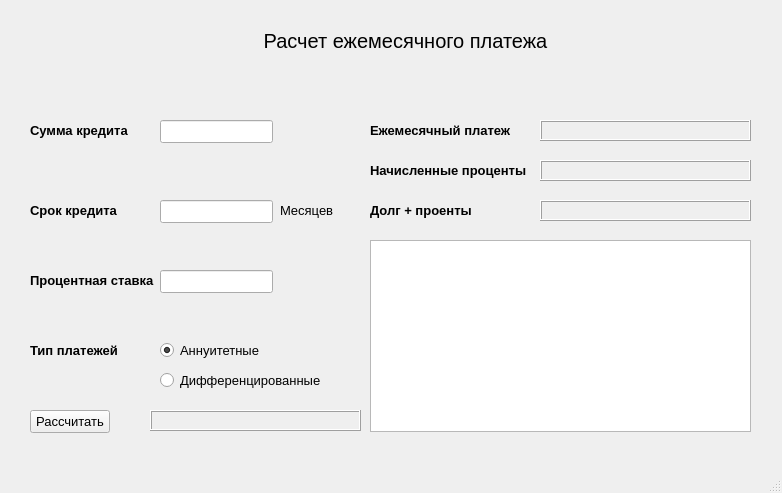
<?xml version="1.0" encoding="UTF-8"?>
<ui version="4.0">
 <class>creditwindow</class>
 <widget class="QMainWindow" name="creditwindow">
  <property name="geometry">
   <rect>
    <x>0</x>
    <y>0</y>
    <width>782</width>
    <height>493</height>
   </rect>
  </property>
  <property name="minimumSize">
   <size>
    <width>782</width>
    <height>493</height>
   </size>
  </property>
  <property name="maximumSize">
   <size>
    <width>782</width>
    <height>493</height>
   </size>
  </property>
  <property name="font">
   <font>
    <pointsize>10</pointsize>
   </font>
  </property>
  <property name="windowTitle">
   <string>CreditCalc</string>
  </property>
  <widget class="QWidget" name="centralwidget">
   <widget class="QLabel" name="label">
    <property name="geometry">
     <rect>
      <x>20</x>
      <y>10</y>
      <width>771</width>
      <height>61</height>
     </rect>
    </property>
    <property name="font">
     <font>
      <pointsize>15</pointsize>
     </font>
    </property>
    <property name="text">
     <string>Расчет ежемесячного платежа</string>
    </property>
    <property name="alignment">
     <set>Qt::AlignCenter</set>
    </property>
   </widget>
   <widget class="QLabel" name="label_2">
    <property name="geometry">
     <rect>
      <x>30</x>
      <y>120</y>
      <width>121</width>
      <height>21</height>
     </rect>
    </property>
    <property name="font">
     <font>
      <pointsize>10</pointsize>
      <weight>75</weight>
      <bold>true</bold>
     </font>
    </property>
    <property name="text">
     <string>Сумма кредита</string>
    </property>
   </widget>
   <widget class="QLabel" name="label_3">
    <property name="geometry">
     <rect>
      <x>30</x>
      <y>200</y>
      <width>101</width>
      <height>21</height>
     </rect>
    </property>
    <property name="font">
     <font>
      <pointsize>10</pointsize>
      <weight>75</weight>
      <bold>true</bold>
     </font>
    </property>
    <property name="text">
     <string>Срок кредита</string>
    </property>
   </widget>
   <widget class="QLineEdit" name="lineEdit_total_credit">
    <property name="geometry">
     <rect>
      <x>160</x>
      <y>120</y>
      <width>113</width>
      <height>23</height>
     </rect>
    </property>
   </widget>
   <widget class="QLineEdit" name="lineEdit_term">
    <property name="geometry">
     <rect>
      <x>160</x>
      <y>200</y>
      <width>113</width>
      <height>23</height>
     </rect>
    </property>
   </widget>
   <widget class="QLabel" name="label_4">
    <property name="geometry">
     <rect>
      <x>30</x>
      <y>270</y>
      <width>131</width>
      <height>21</height>
     </rect>
    </property>
    <property name="font">
     <font>
      <pointsize>10</pointsize>
      <weight>75</weight>
      <bold>true</bold>
     </font>
    </property>
    <property name="text">
     <string>Процентная ставка</string>
    </property>
   </widget>
   <widget class="QLabel" name="label_5">
    <property name="geometry">
     <rect>
      <x>280</x>
      <y>200</y>
      <width>57</width>
      <height>21</height>
     </rect>
    </property>
    <property name="text">
     <string>Месяцев</string>
    </property>
   </widget>
   <widget class="QLineEdit" name="lineEdit_rate">
    <property name="geometry">
     <rect>
      <x>160</x>
      <y>270</y>
      <width>113</width>
      <height>23</height>
     </rect>
    </property>
   </widget>
   <widget class="QRadioButton" name="radio_annuity">
    <property name="geometry">
     <rect>
      <x>160</x>
      <y>340</y>
      <width>121</width>
      <height>21</height>
     </rect>
    </property>
    <property name="text">
     <string>Аннуитетные</string>
    </property>
    <property name="checked">
     <bool>true</bool>
    </property>
   </widget>
   <widget class="QRadioButton" name="radio_differ">
    <property name="geometry">
     <rect>
      <x>160</x>
      <y>370</y>
      <width>171</width>
      <height>21</height>
     </rect>
    </property>
    <property name="text">
     <string>Дифференцированные</string>
    </property>
   </widget>
   <widget class="QLabel" name="label_6">
    <property name="geometry">
     <rect>
      <x>30</x>
      <y>340</y>
      <width>111</width>
      <height>21</height>
     </rect>
    </property>
    <property name="font">
     <font>
      <pointsize>10</pointsize>
      <weight>75</weight>
      <bold>true</bold>
     </font>
    </property>
    <property name="text">
     <string>Тип платежей</string>
    </property>
   </widget>
   <widget class="QLabel" name="label_7">
    <property name="geometry">
     <rect>
      <x>370</x>
      <y>120</y>
      <width>151</width>
      <height>21</height>
     </rect>
    </property>
    <property name="font">
     <font>
      <pointsize>10</pointsize>
      <weight>75</weight>
      <bold>true</bold>
     </font>
    </property>
    <property name="text">
     <string>Ежемесячный платеж</string>
    </property>
   </widget>
   <widget class="QLabel" name="montly_pay">
    <property name="geometry">
     <rect>
      <x>540</x>
      <y>120</y>
      <width>211</width>
      <height>21</height>
     </rect>
    </property>
    <property name="frameShape">
     <enum>QFrame::Box</enum>
    </property>
    <property name="frameShadow">
     <enum>QFrame::Raised</enum>
    </property>
    <property name="text">
     <string/>
    </property>
   </widget>
   <widget class="QPushButton" name="button_eval">
    <property name="geometry">
     <rect>
      <x>30</x>
      <y>410</y>
      <width>80</width>
      <height>23</height>
     </rect>
    </property>
    <property name="text">
     <string>Рассчитать</string>
    </property>
   </widget>
   <widget class="QLabel" name="label_8">
    <property name="geometry">
     <rect>
      <x>370</x>
      <y>160</y>
      <width>161</width>
      <height>21</height>
     </rect>
    </property>
    <property name="font">
     <font>
      <pointsize>10</pointsize>
      <weight>75</weight>
      <bold>true</bold>
     </font>
    </property>
    <property name="text">
     <string>Начисленные проценты</string>
    </property>
   </widget>
   <widget class="QLabel" name="overpay">
    <property name="geometry">
     <rect>
      <x>540</x>
      <y>160</y>
      <width>211</width>
      <height>21</height>
     </rect>
    </property>
    <property name="frameShape">
     <enum>QFrame::Box</enum>
    </property>
    <property name="frameShadow">
     <enum>QFrame::Raised</enum>
    </property>
    <property name="text">
     <string/>
    </property>
   </widget>
   <widget class="QLabel" name="label_9">
    <property name="geometry">
     <rect>
      <x>370</x>
      <y>200</y>
      <width>161</width>
      <height>21</height>
     </rect>
    </property>
    <property name="font">
     <font>
      <pointsize>10</pointsize>
      <weight>75</weight>
      <bold>true</bold>
     </font>
    </property>
    <property name="text">
     <string>Долг + проенты</string>
    </property>
   </widget>
   <widget class="QLabel" name="total_payment">
    <property name="geometry">
     <rect>
      <x>540</x>
      <y>200</y>
      <width>211</width>
      <height>21</height>
     </rect>
    </property>
    <property name="frameShape">
     <enum>QFrame::Box</enum>
    </property>
    <property name="frameShadow">
     <enum>QFrame::Raised</enum>
    </property>
    <property name="text">
     <string/>
    </property>
   </widget>
   <widget class="QLabel" name="error_label">
    <property name="geometry">
     <rect>
      <x>150</x>
      <y>410</y>
      <width>211</width>
      <height>21</height>
     </rect>
    </property>
    <property name="frameShape">
     <enum>QFrame::Box</enum>
    </property>
    <property name="frameShadow">
     <enum>QFrame::Raised</enum>
    </property>
    <property name="text">
     <string/>
    </property>
   </widget>
   <widget class="QTableWidget" name="tableWidget">
    <property name="geometry">
     <rect>
      <x>370</x>
      <y>240</y>
      <width>381</width>
      <height>192</height>
     </rect>
    </property>
   </widget>
  </widget>
  <widget class="QMenuBar" name="menubar">
   <property name="geometry">
    <rect>
     <x>0</x>
     <y>0</y>
     <width>782</width>
     <height>22</height>
    </rect>
   </property>
  </widget>
  <widget class="QStatusBar" name="statusbar"/>
 </widget>
 <resources/>
 <connections/>
</ui>
